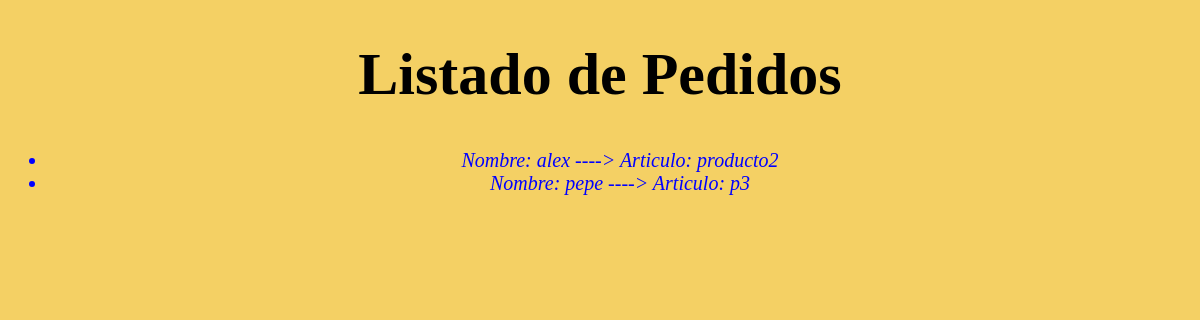
Before: /tienda_peces/pedido/ with the older database file.
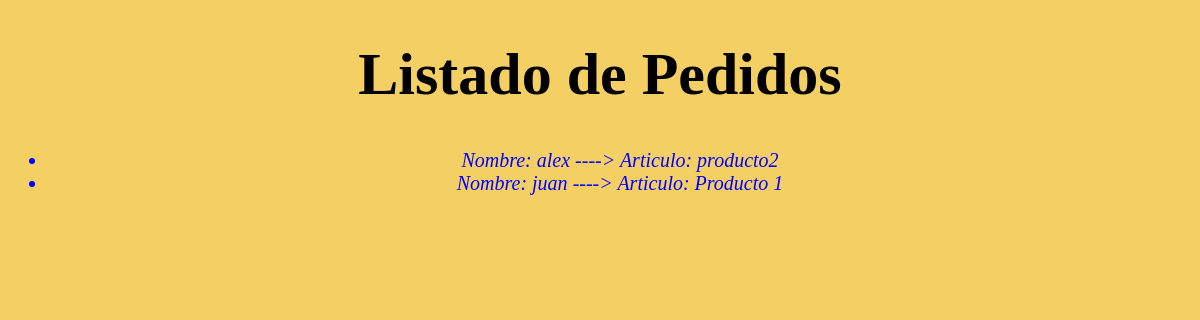
After: the same page with the newer database file.
### tienda_peces/models.py (models this page shows, shortened)
class Pedido(models.Model):
    nombre = models.CharField(max_length=50)
    articulo = models.CharField(max_length=50)

### tienda_peces/views.py (the view)
# urls.py: path('pedido/', views.pedido, name='pedido'),
def pedido(request):
    pedido = Pedido.objects.all()
    return render(request, 'pedido.html', {'pedido':pedido})

### tienda_peces/templates/pedido.html (shortened to what this page needs)
{% load staticfiles%}
<!DOCTYPE html>
  <html lang="es" dir="ltr">
    <head>
        <link rel="stylesheet" href="{% static 'listado.css'%}">
    </head>
    <body>
      <h1>Listado de Pedidos</h1>
      <ul>
      {% for pedi in pedido %}
          <li>Nombre: {{ pedi.nombre }}  ---->  Articulo: {{pedi.articulo}} </a></li>
      {% endfor %}
      </ul>
    </body>
  </html>

Changed rows visible on the page:
removed Pedido: nombre "pepe", articulo "p3"
added Pedido: nombre "juan", articulo "Producto 1"
